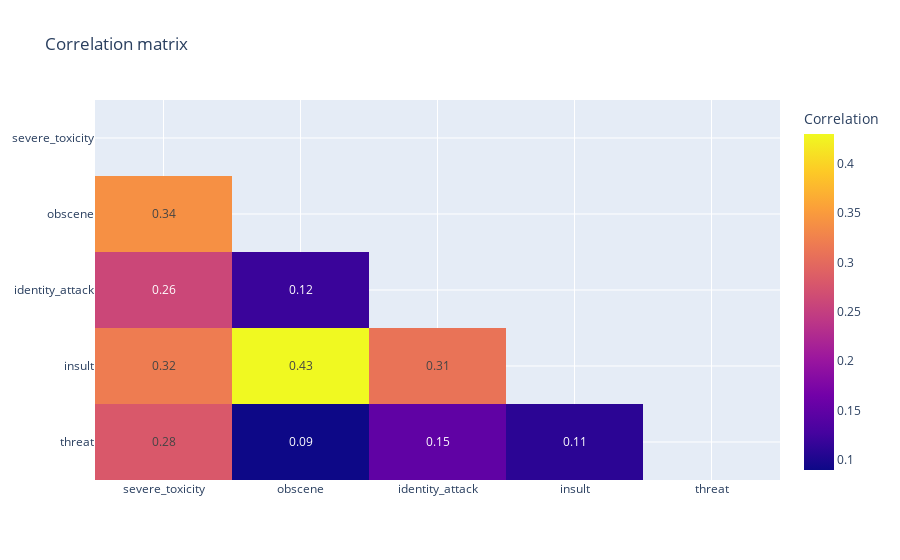

The notebook cell saved with this chart:
### Markdown cell above
### Correlation matrices

### Code cell
corr=df_temp.corr().round(2)#Correlation matrix between subtargets
mask = np.zeros_like(corr, dtype=bool)#Creating mask for upper triange
mask[np.triu_indices_from(mask)] = True 
corr[mask] = np.nan#dropping triangle
fig = px.imshow(corr, text_auto=True,aspect="auto",labels={"color": "Correlation"},title='Correlation matrix')
fig.show()

### Figure 1 — Plotly figure (JSON) as saved in the notebook; plotly's stock layout.template omitted (floating-point values rounded to 4 significant figures)
{"data": [{"coloraxis": "coloraxis", "hovertemplate": "x: %{x}<br>y: %{y}<br>Correlation: %{z}<extra></extra>", "name": "0", "texttemplate": "%{z}", "type": "heatmap", "x": ["severe_toxicity", "obscene", "identity_attack", "insult", "threat"], "xaxis": "x", "y": ["severe_toxicity", "obscene", "identity_attack", "insult", "threat"], "yaxis": "y", "z": [[null, null, null, null, null], [0.34, null, null, null, null], [0.26, 0.12, null, null, null], [0.32, 0.43, 0.31, null, null], [0.28, 0.09, 0.15, 0.11, null]]}], "layout": {"coloraxis": {"colorbar": {"title": {"text": "Correlation"}}, "colorscale": [[0, "#0d0887"], [0.1111, "#46039f"], [0.2222, "#7201a8"], [0.3333, "#9c179e"], [0.4444, "#bd3786"], [0.5556, "#d8576b"], [0.6667, "#ed7953"], [0.7778, "#fb9f3a"], [0.8889, "#fdca26"], [1, "#f0f921"]]}, "title": {"text": "Correlation matrix"}, "xaxis": {"anchor": "y", "domain": [0, 1]}, "yaxis": {"anchor": "x", "autorange": "reversed", "domain": [0, 1]}}}
